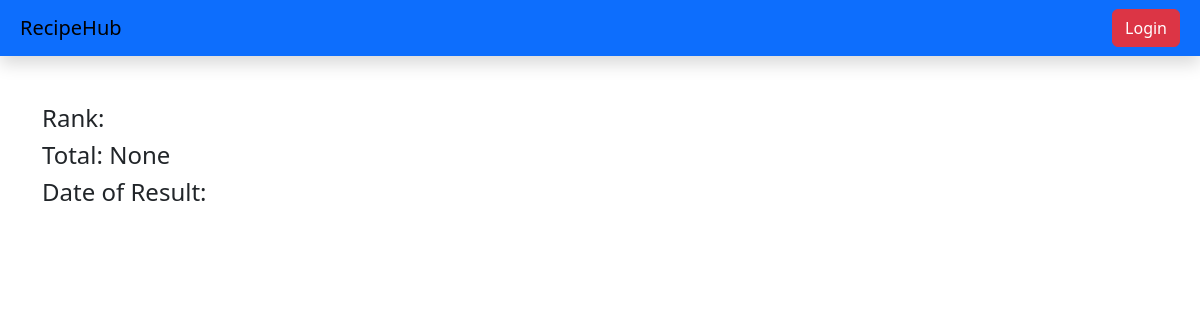
Before: /see_marks/STU-0480 with the older database file.
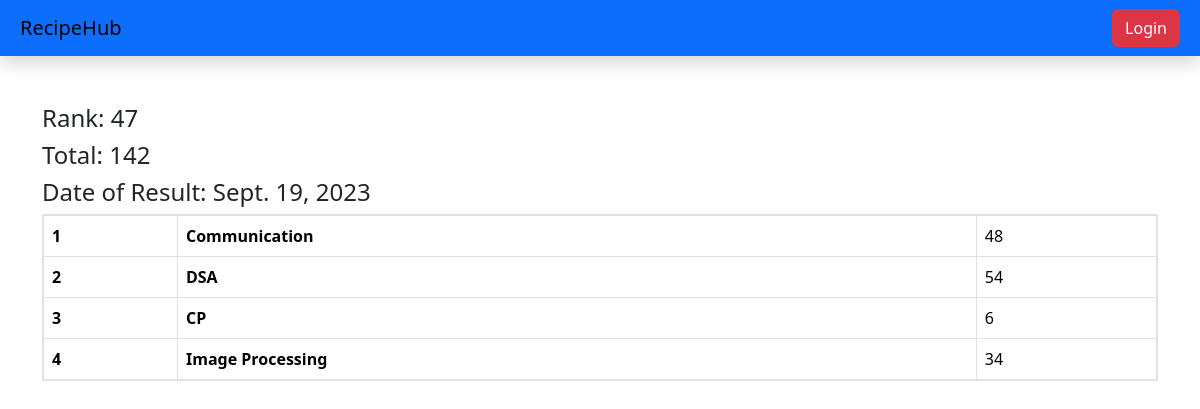
After: the same page with the newer database file.
### vege/models.py (models this page shows, shortened)
class SubjectMarks(models.Model):
    student=models.ForeignKey(Student,related_name="studentmarks", on_delete=models.CASCADE)
    subject=models.ForeignKey(Subject,on_delete=models.CASCADE)
    marks=models.IntegerField()
    class Meta:
        unique_together=['student','subject']

class Student(models.Model):
    department=models.ForeignKey(Department,related_name="depart",on_delete=models.CASCADE)
    student_id=models.OneToOneField(StudentID,related_name="studentid",on_delete=models.CASCADE)
    student_name=models.CharField(max_length=100)
    student_email=models.EmailField(unique=True)
    student_age=models.IntegerField(default=18)
    student_address=models.TextField()
    is_deleted=models.BooleanField(default=False)
    objects=StudentManager()
    admin_objects=models.Manager()
    class Meta:
        ordering=['student_name']
        verbose_name=["student"]

class ReportCard(models.Model):
    student=models.ForeignKey(Student,related_name='studentreportcard',on_delete=models.CASCADE)
    student_rank=models.IntegerField()
    date_of_report_card_generation=models.DateField(auto_now_add=True)
    class Meta:
        unique_together=['student_rank','date_of_report_card_generation']

class Subject(models.Model):
    subject_name=models.CharField(max_length=100)

### vege/views.py (the view)
# urls.py: path('see_marks/<student_id>',see_marks,name='see_marks'),
def see_marks(request,student_id):
    queryset=SubjectMarks.objects.filter(student__student_id__student_id=student_id)
    total_marks=queryset.aggregate(total_marks=Sum('marks'))
    return render(request,'report/see_marks.html',{'queryset':queryset,'total_marks':total_marks})

### vege/templates/report/see_marks.html (shortened to what this page needs)
{% extends 'base.html' %}
{%block start%}
<div class="container mt-5">
    <h4>Rank: {{queryset.first.student.studentreportcard.first.student_rank}}</h4>
    <h4>Total: {{total_marks.total_marks}}</h4>
    <h4>Date of Result: {{queryset.first.student.studentreportcard.first.date_of_report_card_generation}} </h4>
    <table class="table table-bordered">
        <tbody>
            {% for marks in queryset %}
          <tr>
            <th scope="row">{{forloop.counter}}</th>
            <td>
                <b>{{marks.subject.subject_name}}</b>
            </td>
            <td>{{marks.marks}}</td>
          </tr>
            {% endfor %}
        </tbody>
    </table>
</div>
{% endblock %}

Changed rows visible on the page:
added SubjectMarks: first.student.studentreportcard.first.student_rank "47", first.student.studentreportcard.first.date_of_report_card_generation "Sept. 19, 2023", subject.subject_name "Communication", marks "48"
added SubjectMarks: subject.subject_name "DSA", marks "54"
added SubjectMarks: subject.subject_name "CP", marks "6"
added SubjectMarks: subject.subject_name "Image Processing", marks "34"
Other visible differences:
{{ total_marks.total_marks }}: "None" → "142"
